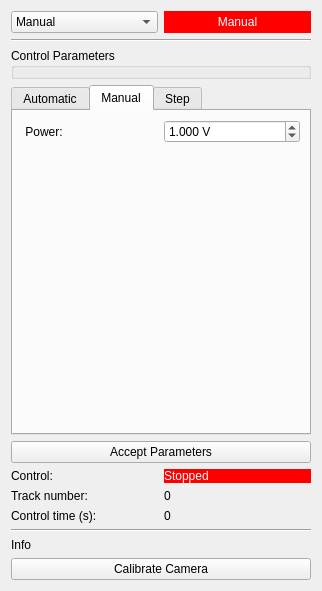
<?xml version="1.0" encoding="UTF-8"?>
<ui version="4.0">
 <class>Control</class>
 <widget class="QWidget" name="Control">
  <property name="geometry">
   <rect>
    <x>0</x>
    <y>0</y>
    <width>322</width>
    <height>591</height>
   </rect>
  </property>
  <property name="windowTitle">
   <string>Control</string>
  </property>
  <layout class="QVBoxLayout" name="verticalLayout">
   <item>
    <layout class="QHBoxLayout" name="horizontalLayout_2">
     <item>
      <widget class="QComboBox" name="btnMode">
       <item>
        <property name="text">
         <string>Manual</string>
        </property>
       </item>
       <item>
        <property name="text">
         <string>Automatic</string>
        </property>
       </item>
       <item>
        <property name="text">
         <string>Step</string>
        </property>
       </item>
      </widget>
     </item>
     <item>
      <widget class="QLabel" name="lblStatus">
       <property name="styleSheet">
        <string notr="true">background-color: rgb(255, 0, 0);
color: rgb(255, 255, 255);</string>
       </property>
       <property name="text">
        <string>Manual</string>
       </property>
       <property name="alignment">
        <set>Qt::AlignCenter</set>
       </property>
      </widget>
     </item>
    </layout>
   </item>
   <item>
    <widget class="Line" name="line_2">
     <property name="orientation">
      <enum>Qt::Horizontal</enum>
     </property>
    </widget>
   </item>
   <item>
    <widget class="QGroupBox" name="grpControl">
     <property name="title">
      <string>Control Parameters</string>
     </property>
     <layout class="QVBoxLayout" name="verticalLayout_2">
      <property name="leftMargin">
       <number>0</number>
      </property>
      <property name="topMargin">
       <number>6</number>
      </property>
      <property name="rightMargin">
       <number>6</number>
      </property>
      <property name="bottomMargin">
       <number>0</number>
      </property>
     </layout>
    </widget>
   </item>
   <item>
    <widget class="QTabWidget" name="tbParams">
     <property name="currentIndex">
      <number>1</number>
     </property>
     <widget class="QWidget" name="tab">
      <attribute name="title">
       <string>Automatic</string>
      </attribute>
      <layout class="QGridLayout" name="gridLayout_4">
       <item row="0" column="0">
        <layout class="QGridLayout" name="gridLayout_3">
         <item row="0" column="0">
          <widget class="QLabel" name="lblWidth">
           <property name="text">
            <string> Width:</string>
           </property>
          </widget>
         </item>
         <item row="0" column="1">
          <widget class="QDoubleSpinBox" name="sbWidth">
           <property name="decimals">
            <number>3</number>
           </property>
           <property name="maximum">
            <double>1000.000000000000000</double>
           </property>
           <property name="value">
            <double>3.000000000000000</double>
           </property>
          </widget>
         </item>
         <item row="4" column="0">
          <widget class="QLabel" name="lblKd">
           <property name="text">
            <string> Kd:</string>
           </property>
          </widget>
         </item>
         <item row="4" column="1">
          <widget class="QDoubleSpinBox" name="sbKd">
           <property name="enabled">
            <bool>true</bool>
           </property>
           <property name="maximum">
            <double>1000.000000000000000</double>
           </property>
          </widget>
         </item>
         <item row="2" column="1">
          <widget class="QDoubleSpinBox" name="sbKp">
           <property name="enabled">
            <bool>true</bool>
           </property>
           <property name="maximum">
            <double>1000.000000000000000</double>
           </property>
           <property name="value">
            <double>5.000000000000000</double>
           </property>
          </widget>
         </item>
         <item row="3" column="1">
          <widget class="QDoubleSpinBox" name="sbKi">
           <property name="enabled">
            <bool>true</bool>
           </property>
           <property name="maximum">
            <double>1000.000000000000000</double>
           </property>
           <property name="value">
            <double>100.000000000000000</double>
           </property>
          </widget>
         </item>
         <item row="3" column="0">
          <widget class="QLabel" name="lblKi">
           <property name="text">
            <string> Ki: </string>
           </property>
          </widget>
         </item>
         <item row="2" column="0">
          <widget class="QLabel" name="lblKp">
           <property name="text">
            <string> Kp: </string>
           </property>
          </widget>
         </item>
         <item row="7" column="1">
          <widget class="QDoubleSpinBox" name="sbTrack"/>
         </item>
         <item row="7" column="0">
          <widget class="QLabel" name="lblTrack_2">
           <property name="text">
            <string>Track lenght(s):</string>
           </property>
          </widget>
         </item>
         <item row="5" column="1">
          <widget class="Line" name="line_4">
           <property name="orientation">
            <enum>Qt::Horizontal</enum>
           </property>
          </widget>
         </item>
         <item row="5" column="0">
          <widget class="Line" name="line">
           <property name="orientation">
            <enum>Qt::Horizontal</enum>
           </property>
          </widget>
         </item>
         <item row="1" column="0">
          <widget class="Line" name="line_5">
           <property name="orientation">
            <enum>Qt::Horizontal</enum>
           </property>
          </widget>
         </item>
         <item row="1" column="1">
          <widget class="Line" name="line_6">
           <property name="orientation">
            <enum>Qt::Horizontal</enum>
           </property>
          </widget>
         </item>
         <item row="6" column="0">
          <widget class="QLabel" name="lblMode">
           <property name="text">
            <string>Mode:</string>
           </property>
          </widget>
         </item>
         <item row="6" column="1">
          <widget class="QComboBox" name="btnAuto">
           <item>
            <property name="text">
             <string>Continuous</string>
            </property>
           </item>
           <item>
            <property name="text">
             <string>Tracks</string>
            </property>
           </item>
          </widget>
         </item>
        </layout>
       </item>
      </layout>
     </widget>
     <widget class="QWidget" name="tab_2">
      <attribute name="title">
       <string>Manual</string>
      </attribute>
      <layout class="QVBoxLayout" name="verticalLayout_5">
       <item>
        <layout class="QGridLayout" name="gridLayout_2">
         <item row="0" column="1">
          <widget class="QDoubleSpinBox" name="sbPower">
           <property name="font">
            <font>
             <weight>50</weight>
             <bold>false</bold>
            </font>
           </property>
           <property name="suffix">
            <string> V</string>
           </property>
           <property name="decimals">
            <number>3</number>
           </property>
           <property name="maximum">
            <double>10.000000000000000</double>
           </property>
           <property name="singleStep">
            <double>0.100000000000000</double>
           </property>
           <property name="value">
            <double>1.000000000000000</double>
           </property>
          </widget>
         </item>
         <item row="0" column="0">
          <widget class="QLabel" name="lblPower">
           <property name="font">
            <font>
             <weight>50</weight>
             <bold>false</bold>
            </font>
           </property>
           <property name="text">
            <string> Power:</string>
           </property>
          </widget>
         </item>
         <item row="1" column="1">
          <spacer name="verticalSpacer_2">
           <property name="orientation">
            <enum>Qt::Vertical</enum>
           </property>
           <property name="sizeHint" stdset="0">
            <size>
             <width>20</width>
             <height>40</height>
            </size>
           </property>
          </spacer>
         </item>
        </layout>
       </item>
      </layout>
     </widget>
     <widget class="QWidget" name="tab_3">
      <attribute name="title">
       <string>Step</string>
      </attribute>
      <layout class="QVBoxLayout" name="verticalLayout_4">
       <item>
        <layout class="QGridLayout" name="gridLayout">
         <item row="0" column="1">
          <widget class="QDoubleSpinBox" name="sbPower_2">
           <property name="font">
            <font>
             <weight>50</weight>
             <bold>false</bold>
            </font>
           </property>
           <property name="suffix">
            <string> V</string>
           </property>
           <property name="decimals">
            <number>3</number>
           </property>
           <property name="maximum">
            <double>10.000000000000000</double>
           </property>
           <property name="singleStep">
            <double>0.100000000000000</double>
           </property>
           <property name="value">
            <double>10.000000000000000</double>
           </property>
          </widget>
         </item>
         <item row="1" column="1">
          <widget class="QDoubleSpinBox" name="sbTime">
           <property name="value">
            <double>4.000000000000000</double>
           </property>
          </widget>
         </item>
         <item row="0" column="0">
          <widget class="QLabel" name="lblPower_2">
           <property name="font">
            <font>
             <weight>50</weight>
             <bold>false</bold>
            </font>
           </property>
           <property name="text">
            <string> Power:</string>
           </property>
          </widget>
         </item>
         <item row="1" column="0">
          <widget class="QLabel" name="lblTime">
           <property name="text">
            <string>Trigger time(s)</string>
           </property>
          </widget>
         </item>
         <item row="2" column="1">
          <spacer name="verticalSpacer_3">
           <property name="orientation">
            <enum>Qt::Vertical</enum>
           </property>
           <property name="sizeHint" stdset="0">
            <size>
             <width>20</width>
             <height>40</height>
            </size>
           </property>
          </spacer>
         </item>
        </layout>
       </item>
      </layout>
     </widget>
    </widget>
   </item>
   <item>
    <widget class="QPushButton" name="btnControl">
     <property name="text">
      <string>Accept Parameters</string>
     </property>
    </widget>
   </item>
   <item>
    <layout class="QGridLayout" name="gridLayout_7">
     <item row="0" column="0">
      <widget class="QLabel" name="lblControl_2">
       <property name="text">
        <string>Control:</string>
       </property>
      </widget>
     </item>
     <item row="0" column="1">
      <widget class="QLabel" name="lblControl">
       <property name="styleSheet">
        <string notr="true">background-color: rgb(255, 0, 0);
color: rgb(255, 255, 255);</string>
       </property>
       <property name="text">
        <string>Stopped</string>
       </property>
      </widget>
     </item>
     <item row="2" column="0">
      <widget class="QLabel" name="lblLenght">
       <property name="text">
        <string>Control time (s):</string>
       </property>
      </widget>
     </item>
     <item row="2" column="1">
      <widget class="QLabel" name="lblTime_2">
       <property name="text">
        <string>0</string>
       </property>
       <property name="textFormat">
        <enum>Qt::AutoText</enum>
       </property>
      </widget>
     </item>
     <item row="1" column="0">
      <widget class="QLabel" name="lblTrack">
       <property name="text">
        <string>Track number:</string>
       </property>
      </widget>
     </item>
     <item row="1" column="1">
      <widget class="QLabel" name="lblNumber">
       <property name="text">
        <string>0</string>
       </property>
      </widget>
     </item>
    </layout>
   </item>
   <item>
    <widget class="Line" name="line_3">
     <property name="orientation">
      <enum>Qt::Horizontal</enum>
     </property>
    </widget>
   </item>
   <item>
    <widget class="QLabel" name="lblInfo">
     <property name="text">
      <string>Info</string>
     </property>
     <property name="textFormat">
      <enum>Qt::RichText</enum>
     </property>
     <property name="wordWrap">
      <bool>true</bool>
     </property>
    </widget>
   </item>
   <item>
    <widget class="QPushButton" name="btnCalibrate">
     <property name="text">
      <string>Calibrate Camera</string>
     </property>
    </widget>
   </item>
  </layout>
 </widget>
 <resources/>
 <connections/>
</ui>
